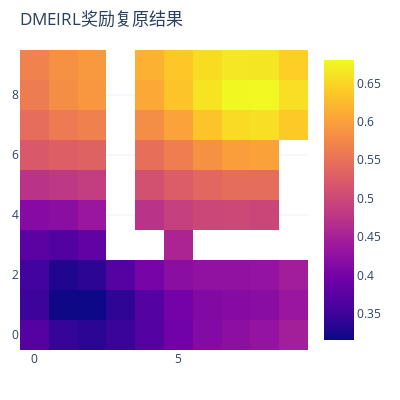

Here is the notebook cell this chart was saved with:
### Code cell
world.ShowRewardsResult(rewards_result1,title='DMEIRL奖励复原结果')
